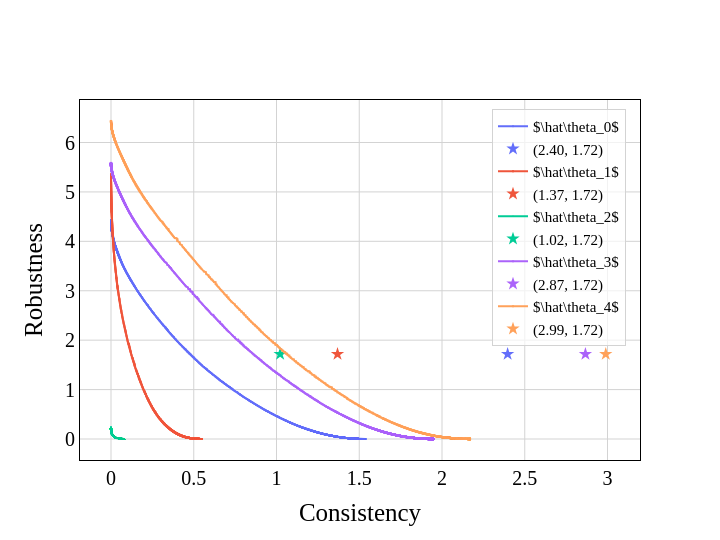

Notebook code for this chart:
### Code cell
base_model = params['base_model']
data = params['data']

colors = px.colors.qualitative.Plotly
nc = len(colors)
band_colors = [hex2rgba(c, 0.2) for c in colors]
font_family = 'Times New Roman'
font_color = 'black'
width, height = 720, 540
symbols = ['circle', 'square', 'triangle-up', 'cross', 'x']
show_errors = False

fig = go.Figure()
for p in df_im['p'].unique():
    for ii, alg in enumerate(df_im['alg'].unique()):
        temp = df_im[(df_im['p'] == p) & (df_im['alg'] == alg)].sort_values(['consistency'], ascending=False)
        mask = pareto_frontier(temp['robustness'], temp['consistency'])
        temp = temp.iloc[mask]
        t = '\\theta_{p}'.format(p=f'{p}')
        if alg in df_im['alg'].unique():
            if alg == 'ROAR':
                name = f'({temp["consistency"].round(2).iloc[0]:.2f}, {temp["robustness"].round(2).iloc[0]:.2f})'
            else:
                if base_model == 'lr':
                    name = r'$\hat{theta}$'.format(theta=t) if p != 0 else r'$\theta_{0}$'
                else:
                    name = r'$\hat{theta}$'.format(theta=t)

            fig.add_trace(go.Scatter(
                # comment this x, y out if you don't want to see the ROAR points
                # x = temp['consistency'] if alg != 'ROAR' else [None],
                # y = temp['robustness'] if alg != 'ROAR' else [None],
                x = temp['consistency'],
                y = temp['robustness'],
                marker = dict(color=colors[p] if alg in ['OPT', 'ROAR'] else colors[(p+ii)%nc], symbol=symbols[p] if alg != 'ROAR' else 'star', size=2 if alg != 'ROAR' else 10),
                mode = 'markers+lines' if alg != 'ROAR' else 'markers',
                name = name,
                showlegend=True,
                customdata=temp['beta'],
                hovertemplate='consistency: %{x}<br>robustness: %{y}<br>beta: %{customdata}'
            ))

            if show_errors:
                if alg != 'ROAR':

                    fig.add_trace(go.Scatter(
                        x = temp['consistency'],
                        y=temp['robustness'] + temp['robustness_std'],
                        marker = dict(color=colors[p]),
                        mode='lines',
                        line=dict(width=0),
                        showlegend=False
                    ))
                    
                    fig.add_trace(go.Scatter(
                        x = temp['consistency'],
                        y=temp['robustness'] - temp['robustness_std'],
                        marker = dict(color=colors[p]),
                        mode='lines',
                        line=dict(width=0),
                        fillcolor=band_colors[p],
                        fill='tonexty',
                        showlegend=False
                    ))

fig.update_xaxes(
    title=dict(
        text='Consistency',
        font=dict(
            family=font_family,
            color=font_color,
            size=25
        )
        ), 
    showline=True, 
    mirror=True,
    linecolor='black', 
    gridcolor='lightgrey', 
    zerolinewidth=1,
    zerolinecolor='lightgrey',
    )


fig.update_yaxes(
    title=dict(
        text='Robustness',
        font=dict(
            family=font_family,
            color=font_color,
            size=25
        ), 
        ), 
    showline=True, 
    mirror=True,
    linecolor='black', 
    gridcolor='lightgrey',
    zerolinewidth=1,
    zerolinecolor='lightgrey',
    )


fig.update_layout(
    legend=dict(
        x=0.975, 
        y=0.975, 
        xanchor='right',
        font=dict(
            family=font_family,
            color=font_color,
            size=15
            ), 
        bgcolor='rgba(255, 255, 255, 0.7)',
        bordercolor='lightgrey',
        borderwidth=1,
        entrywidth=0.1,
        entrywidthmode='pixels',
        ),
    width=width,
    height=height,
    plot_bgcolor='white',
    paper_bgcolor='white',
    xaxis=dict(
        tickfont=dict(
            family=font_family,
            color=font_color,
            size=20,
        )
    ),
    yaxis=dict(
        tickfont=dict(
            family=font_family,
            color=font_color,
            size=20
        )
    )
    )

fig.show()

### Figure 1 — Plotly figure (JSON) as saved in the notebook; plotly's stock layout.template omitted (floating-point values rounded to 4 significant figures; data arrays with more than 128 entries replaced by an {"elided": "..."} marker saying what was removed)
{"data": [{"customdata": {"elided": "2602 float values"}, "hovertemplate": "consistency: %{x}<br>robustness: %{y}<br>beta: %{customdata}", "marker": {"color": "#636EFA", "size": 2, "symbol": "circle"}, "mode": "markers+lines", "name": "$\\hat\\theta_0$", "showlegend": true, "type": "scatter", "x": {"elided": "2602 float values"}, "y": {"elided": "2602 float values"}}, {"customdata": [1], "hovertemplate": "consistency: %{x}<br>robustness: %{y}<br>beta: %{customdata}", "marker": {"color": "#636EFA", "size": 10, "symbol": "star"}, "mode": "markers", "name": "(2.40, 1.72)", "showlegend": true, "type": "scatter", "x": [2.397], "y": [1.718]}, {"customdata": {"elided": "1386 float values"}, "hovertemplate": "consistency: %{x}<br>robustness: %{y}<br>beta: %{customdata}", "marker": {"color": "#EF553B", "size": 2, "symbol": "square"}, "mode": "markers+lines", "name": "$\\hat\\theta_1$", "showlegend": true, "type": "scatter", "x": {"elided": "1386 float values"}, "y": {"elided": "1386 float values"}}, {"customdata": [1], "hovertemplate": "consistency: %{x}<br>robustness: %{y}<br>beta: %{customdata}", "marker": {"color": "#EF553B", "size": 10, "symbol": "star"}, "mode": "markers", "name": "(1.37, 1.72)", "showlegend": true, "type": "scatter", "x": [1.369], "y": [1.718]}, {"customdata": {"elided": "3394 float values"}, "hovertemplate": "consistency: %{x}<br>robustness: %{y}<br>beta: %{customdata}", "marker": {"color": "#00CC96", "size": 2, "symbol": "triangle-up"}, "mode": "markers+lines", "name": "$\\hat\\theta_2$", "showlegend": true, "type": "scatter", "x": {"elided": "3394 float values"}, "y": {"elided": "3394 float values"}}, {"customdata": [1], "hovertemplate": "consistency: %{x}<br>robustness: %{y}<br>beta: %{customdata}", "marker": {"color": "#00CC96", "size": 10, "symbol": "star"}, "mode": "markers", "name": "(1.02, 1.72)", "showlegend": true, "type": "scatter", "x": [1.022], "y": [1.718]}, {"customdata": {"elided": "2449 float values"}, "hovertemplate": "consistency: %{x}<br>robustness: %{y}<br>beta: %{customdata}", "marker": {"color": "#AB63FA", "size": 2, "symbol": "cross"}, "mode": "markers+lines", "name": "$\\hat\\theta_3$", "showlegend": true, "type": "scatter", "x": {"elided": "2449 float values"}, "y": {"elided": "2449 float values"}}, {"customdata": [1], "hovertemplate": "consistency: %{x}<br>robustness: %{y}<br>beta: %{customdata}", "marker": {"color": "#AB63FA", "size": 10, "symbol": "star"}, "mode": "markers", "name": "(2.87, 1.72)", "showlegend": true, "type": "scatter", "x": [2.867], "y": [1.718]}, {"customdata": {"elided": "2022 float values"}, "hovertemplate": "consistency: %{x}<br>robustness: %{y}<br>beta: %{customdata}", "marker": {"color": "#FFA15A", "size": 2, "symbol": "x"}, "mode": "markers+lines", "name": "$\\hat\\theta_4$", "showlegend": true, "type": "scatter", "x": {"elided": "2022 float values"}, "y": {"elided": "2022 float values"}}, {"customdata": [1], "hovertemplate": "consistency: %{x}<br>robustness: %{y}<br>beta: %{customdata}", "marker": {"color": "#FFA15A", "size": 10, "symbol": "star"}, "mode": "markers", "name": "(2.99, 1.72)", "showlegend": true, "type": "scatter", "x": [2.989], "y": [1.718]}], "layout": {"height": 540, "legend": {"bgcolor": "rgba(255, 255, 255, 0.7)", "bordercolor": "lightgrey", "borderwidth": 1, "entrywidth": 0.1, "entrywidthmode": "pixels", "font": {"color": "black", "family": "Times New Roman", "size": 15}, "x": 0.975, "xanchor": "right", "y": 0.975}, "paper_bgcolor": "white", "plot_bgcolor": "white", "width": 720, "xaxis": {"gridcolor": "lightgrey", "linecolor": "black", "mirror": true, "showline": true, "tickfont": {"color": "black", "family": "Times New Roman", "size": 20}, "title": {"font": {"color": "black", "family": "Times New Roman", "size": 25}, "text": "Consistency"}, "zerolinecolor": "lightgrey", "zerolinewidth": 1}, "yaxis": {"gridcolor": "lightgrey", "linecolor": "black", "mirror": true, "showline": true, "tickfont": {"color": "black", "family": "Times New Roman", "size": 20}, "title": {"font": {"color": "black", "family": "Times New Roman", "size": 25}, "text": "Robustness"}, "zerolinecolor": "lightgrey", "zerolinewidth": 1}}}
